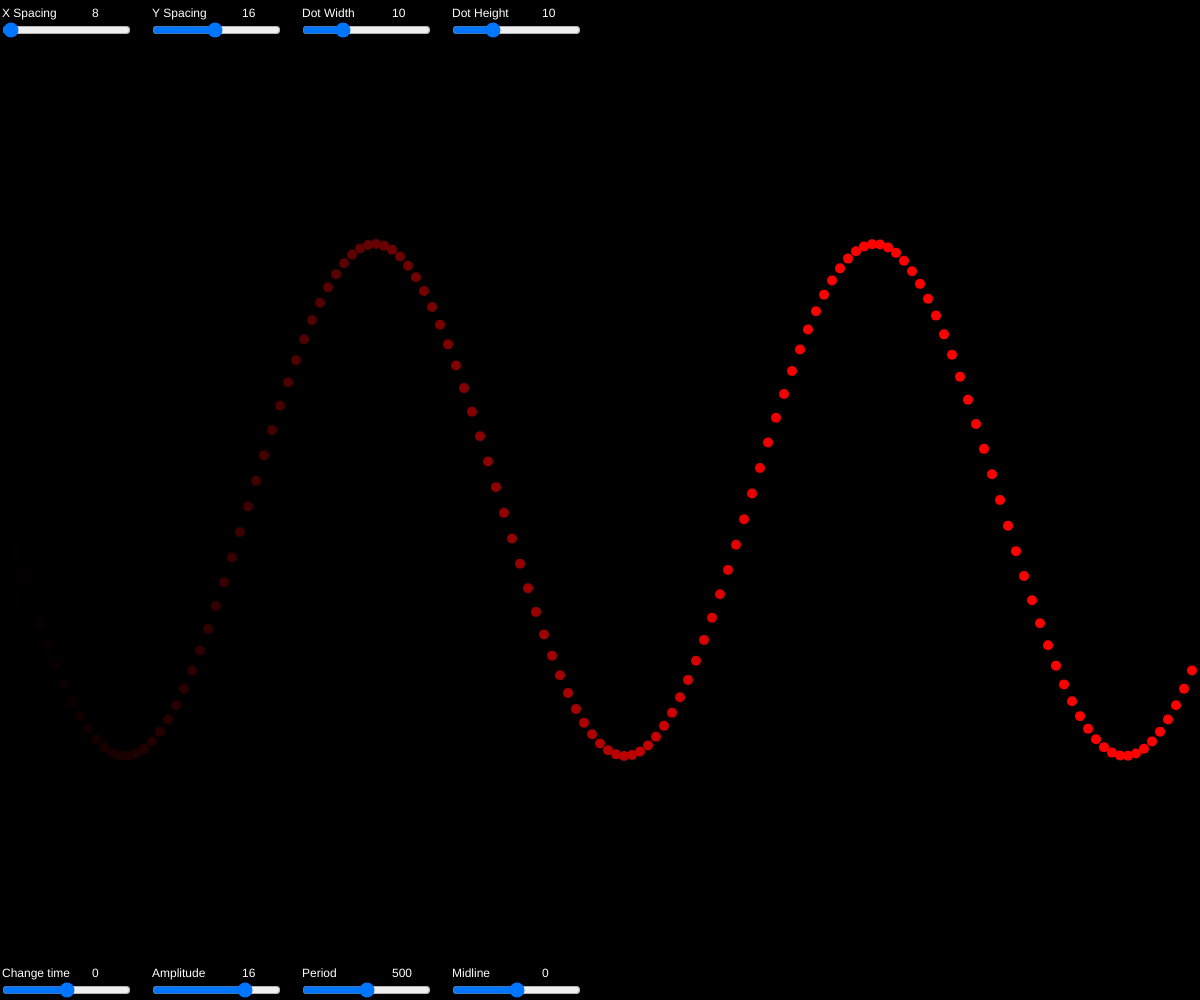
Frame 1 (no input)
Frame 60 (no input): identical to frame 1, image omitted
Frame 120 (the mouse pressed at the canvas centre since frame 60): identical to frame 1, image omitted

The p5.js sketch that drew this single still picture (run headless with seeded random() and noise() and a simulated clock; from frame 60 on, the mouse is pressed at the canvas centre):

// p5.js sketch
// ── sketch.js
let wave;

let x, y, w, h;

let x_slider, y_slider, w_slider, h_slider;
let t_slider, a_slider, p_slider, m_slider;

let red_slider, green_slider, blue_slider;

let t_input, a_input, p_input, m_input;

function setup() {
    // 76 bpm

    // variables

	createCanvas(windowWidth, windowHeight);

    create_elements();
    set_element_positions();

    wave = new Sine(0, 16, 500, 0);

    frameRate(1.26666666667 * 30);
}

function draw() {
    background(0);

    handle_sliders();
    handle_wave();
}

function create_elements() {
    x_slider = createSlider(1, 128 * 8, 8, 1);
    y_slider = createSlider(1, 32, 16, 1);
    w_slider = createSlider(1, 32, 10, 1);
    h_slider = createSlider(1, 32, 10, 1);

    t_slider = createSlider(-1, 1, 0, 0.01);
    a_slider = createSlider(-32, 32, 16, 0.01);
    p_slider = createSlider(0, 1000, 500, 0.01);
    m_slider = createSlider(-10, 10, 0, 0.01);

    red_slider = createSlider(0, 255, 0, 1);
    green_slider = createSlider(0, 255, 0, 1);
    blue_slider = createSlider(0, 255, 0, 1);

    // t_input = createInput();
    // a_input = createInput();
    // p_input = createInput();
    // m_input = createInput();
}

function set_element_positions() {
    t_slider.position(0, height - 20);
    a_slider.position(150, height - 20);
    p_slider.position(300, height - 20);
    m_slider.position(450, height - 20);

    x_slider.position(0, 20);
    y_slider.position(150, 20);
    w_slider.position(300, 20);
    h_slider.position(450, 20);

    // t_input.position(t_slider.position().x + 90, t_slider.position().y-5);
    // a_input.position(a_slider.position().x + 90, a_slider.position().y-5);
    // p_input.position(p_slider.position().x + 90, p_slider.position().y-5);
    // m_input.position(m_slider.position().x + 90, m_slider.position().y-5);
}

function handle_sliders() {
    fill(255);
    text("Change time", t_slider.position().x, t_slider.position().y-5);
    text("Amplitude", a_slider.position().x, a_slider.position().y-5);
    text("Period", p_slider.position().x, p_slider.position().y-5);
    text("Midline", m_slider.position().x, m_slider.position().y-5);

    // t_input.value(t_slider.value());
    // a_input.value(a_slider.value());
    // p_input.value(p_slider.value());
    // m_input.value(m_slider.value());

    text(t_slider.value(), t_slider.position().x + 90, t_slider.position().y-5);
    text(a_slider.value(), a_slider.position().x + 90, a_slider.position().y-5);
    text(p_slider.value(), p_slider.position().x + 90, p_slider.position().y-5);
    text(m_slider.value(), m_slider.position().x + 90, m_slider.position().y-5);

    text("X Spacing", x_slider.position().x, x_slider.position().y-5);
    text("Y Spacing", y_slider.position().x, y_slider.position().y-5);
    text("Dot Width", w_slider.position().x, w_slider.position().y-5);
    text("Dot Height", h_slider.position().x, h_slider.position().y-5);

    text(x_slider.value(), x_slider.position().x + 90, x_slider.position().y-5);
    text(y_slider.value(), y_slider.position().x + 90, y_slider.position().y-5);
    text(w_slider.value(), w_slider.position().x + 90, w_slider.position().y-5);
    text(h_slider.value(), h_slider.position().x + 90, h_slider.position().y-5);
}

function handle_wave() {
    wave.theta += t_slider.value();
    wave.amplitude = a_slider.value();
    wave.period = p_slider.value();
    wave.midline = m_slider.value();

    x = x_slider.value();
    y = y_slider.value();
    w = w_slider.value();
    h = h_slider.value();

    wave.calcWave(x, y);
    wave.renderWave(w, h, red_slider.value(), green_slider.value(), blue_slider.value());
}

// ── sine.js
class Sine {
    xspacing = 16;
    yspacing = 16;

    theta = 0.0;
    amplitude = 1;
    period = 500;
    midline = 0;

    yval = [];

    constructor(theta, amplitude, period, midline) {
        this.theta = theta;
        this.amplitude = amplitude;
        this.period = period;
        this.midline = midline;
    }

    calcWave(x, y) {
        this.xspacing = x; this.yspacing = y;

        let w = width / this.xspacing;
        this.yval = new Array(floor(w));
        this.xval = new Array(floor(w));

        let dx = (TWO_PI / this.period) * this.xspacing;

        x = this.theta;
        for (let i=0; i<this.yval.length; i++) {
            this.yval[i] = sin(x) * this.amplitude - this.midline;
            this.xval[i] = x;
            x += dx;
        }
    }

    renderWave(w, h, r, g, b) {
        noStroke();
        for (let x=0; x<this.yval.length; x++) {
            fill(r + pow(x, 1.2), g, b);
            // Make points smaller near center
            // w += sin(this.xval[x]/2);
            // h += sin(this.xval[x]/2);
            ellipse(x * this.xspacing, (height/2) + (this.yval[x] * this.yspacing), w, h);
        }
    }
}

// ── time.js
class Time {
    
}
